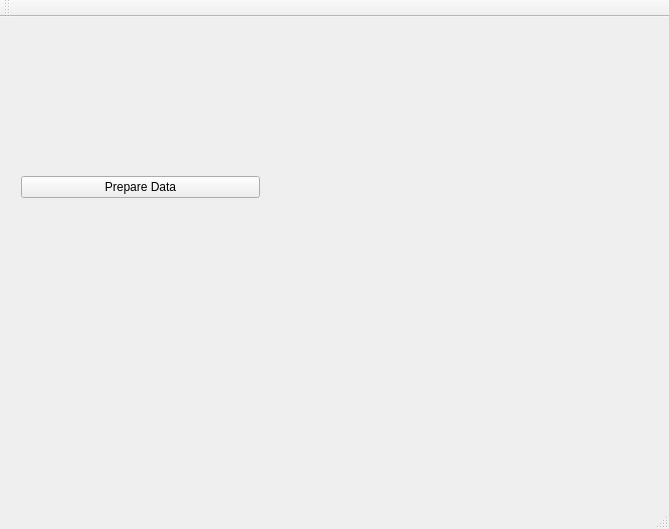
<?xml version="1.0" encoding="UTF-8"?>
<ui version="4.0">
 <class>MainWindow</class>
 <widget class="QMainWindow" name="MainWindow">
  <property name="geometry">
   <rect>
    <x>0</x>
    <y>0</y>
    <width>669</width>
    <height>529</height>
   </rect>
  </property>
  <property name="windowTitle">
   <string>MainWindow</string>
  </property>
  <widget class="QWidget" name="centralWidget">
   <widget class="QWidget" name="horizontalLayoutWidget">
    <property name="geometry">
     <rect>
      <x>10</x>
      <y>20</y>
      <width>261</width>
      <height>301</height>
     </rect>
    </property>
    <layout class="QHBoxLayout" name="horizontalLayout">
     <item>
      <widget class="QPushButton" name="dataPrepButton">
       <property name="text">
        <string>Prepare Data</string>
       </property>
      </widget>
     </item>
    </layout>
   </widget>
   <widget class="QLabel" name="statusLabel">
    <property name="geometry">
     <rect>
      <x>300</x>
      <y>20</y>
      <width>381</width>
      <height>291</height>
     </rect>
    </property>
    <property name="text">
     <string/>
    </property>
   </widget>
  </widget>
  <widget class="QToolBar" name="mainToolBar">
   <attribute name="toolBarArea">
    <enum>TopToolBarArea</enum>
   </attribute>
   <attribute name="toolBarBreak">
    <bool>false</bool>
   </attribute>
  </widget>
  <widget class="QStatusBar" name="statusBar"/>
 </widget>
 <layoutdefault spacing="6" margin="11"/>
 <resources/>
 <connections/>
</ui>
